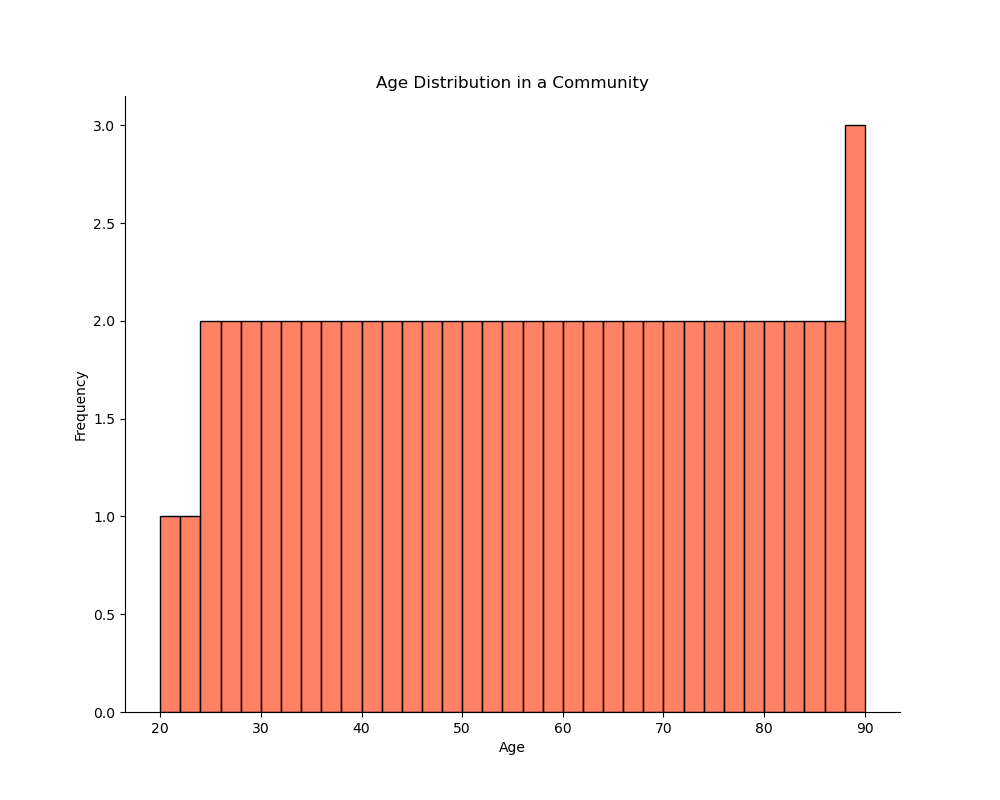

Reproduce this figure in Python.

import seaborn as sns
import matplotlib.pyplot as plt
import pandas as pd
from io import StringIO

# Data in CSV format
csv_data = """Age
21
23
24
25
26
27
28
29
30
31
32
33
34
35
36
37
38
39
40
41
42
43
44
45
46
47
48
49
50
51
52
53
54
55
56
57
58
59
60
61
62
63
64
65
66
67
68
69
70
71
72
73
74
75
76
77
78
79
80
81
82
83
84
85
86
87
88
89
90
"""

# Reading data into a pandas DataFrame
data = pd.read_csv(StringIO(csv_data))

# Set figure size
plt.figure(figsize=(10, 8))

# Create a vertical histogram
sns.histplot(data['Age'], 
             color="#FF5733", 
             binwidth=2, 
             binrange=(20,90),
             orientation='vertical')

# Additional modifications for aesthetics
plt.title('Age Distribution in a Community')
plt.xlabel('Age')
plt.ylabel('Frequency')
sns.despine()

# Display the plot
plt.show()
